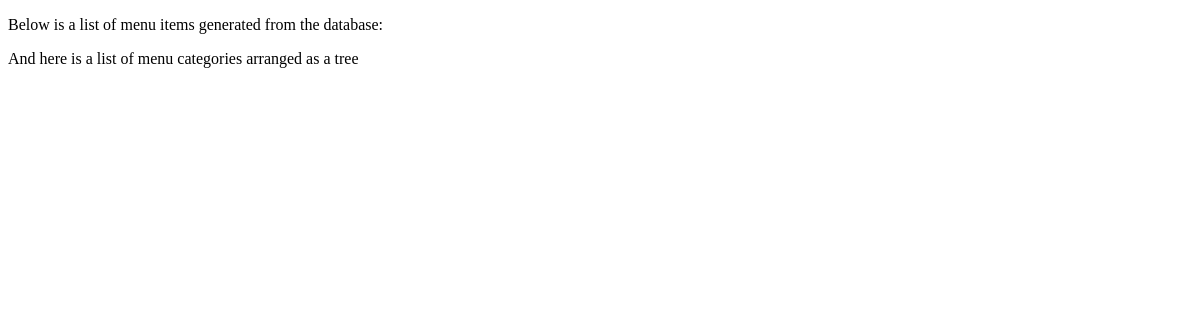
The app's page /, older data.
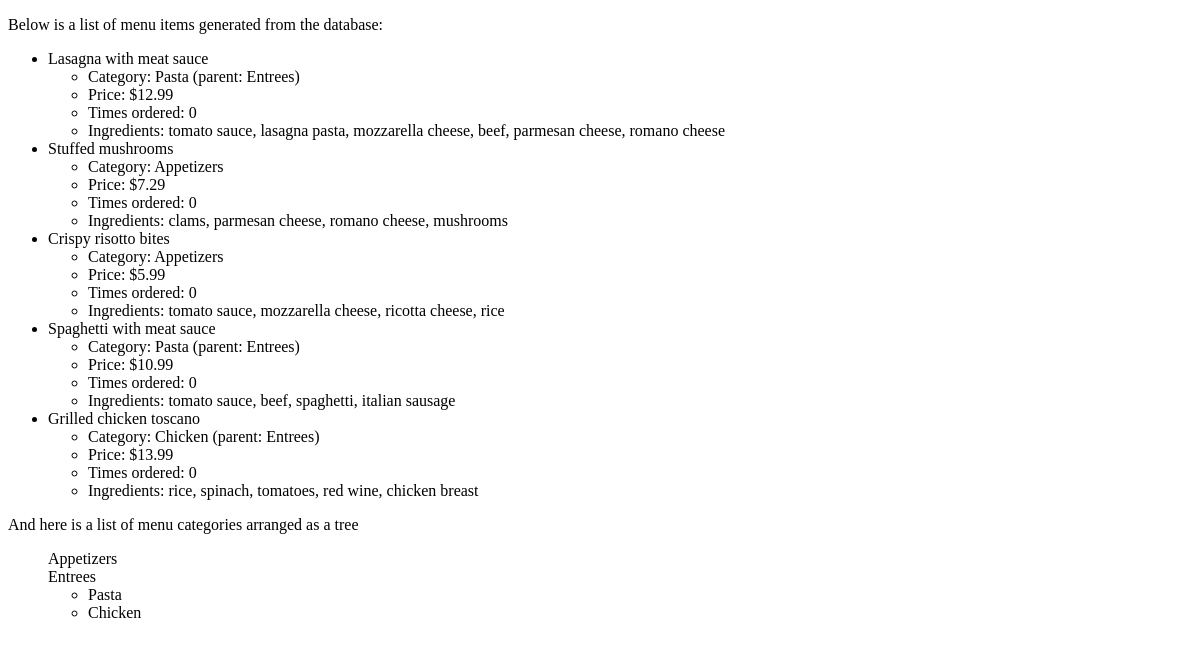
The same page, newer data.
### core/models.py (models this page shows, shortened)
class MenuItem(models.Model):
	name = models.CharField(max_length=200)
	times_ordered = models.IntegerField() # for measuring popularity
	price = models.DecimalField(decimal_places=2, max_digits=5)
	description = models.TextField()
	image = nutritional_info = models.URLField(blank=True)
	ingredients = models.ManyToManyField(Ingredient) # this will be used to remove items with ingredients that are out of stock from listing
	category = models.ForeignKey(Category)
	nutritional_info = models.URLField(blank=True)
	calories = models.IntegerField()
	fat_grams = models.IntegerField()
	sodium_mg = models.IntegerField()
	is_vegetarian = models.BooleanField(default=False)
	in_stock = models.BooleanField(default=True)
	ALLERGY_TYPES = (
		("NONE", 'None'),
		("PEANUT", 'Peanuts'),
		("GLUTEN", 'Gluten'),
	)
	allergens = models.CharField(max_length=10, choices=ALLERGY_TYPES, default=ALLERGY_TYPES[0][0])

class Category(models.Model):
	parent = models.ForeignKey('self', null=True, blank=True)
	name = models.CharField(max_length=100)
	class Meta:
		verbose_name_plural = "categories"
	def __str__(self):
		if self.parent:
			return "%s (parent: %s)" % (self.name, self.parent.name)
		return self.name

class Ingredient(models.Model):
	name = models.CharField(max_length=100)
	in_stock = models.BooleanField(default=True)
	def __str__(self):
		return self.name

### core/views.py (the view)
# urls.py: url(r'^$', 'core.views.index', name='index'),
def index(request):
	all_menu_items = MenuItem.objects.all()
	categories = Category.objects.all()
	context = {'all_menu_items': all_menu_items, 'categories': categories}
	return render(request, 'index.html', context)

### core/templates/index.html
{% extends "base.html" %}
{% block main %}
<p>Below is a list of menu items generated from the database:</p>
<ul>
{% for item in all_menu_items %}
	<li>{{ item.name }}
		<ul>
			<li>Category: {{ item.category }}</li>
			<li>Price: ${{ item.price }}</li>
			<li>Times ordered: {{ item.times_ordered }}</li>
			<li>Ingredients: {% for ingredient in item.ingredients.all %}{{ ingredient|lower }}{% if not forloop.last %},{% endif %} {% endfor %}</li>
		</ul>
	</li>
{% endfor %}
</ul>
<p>And here is a list of menu categories arranged as a tree</p>
<ul>
{% for category in categories %}
	{% if category.parent == None %}
		{{ category.name }}
		<ul>
		{% for subcategory in categories %}
			{% if subcategory.parent == category %}
				<li>{{ subcategory.name }}</li>
			{% endif %}
		{% endfor %}
		</ul>
	{% endif %}
{% endfor %}
</ul>
{% endblock %}

Row changes from the older to the newer data that the page shows:
added MenuItem: name "Lasagna with meat sauce", category "Pasta (parent: Entrees)", price "12.99", times_ordered "0"
now on this page (row edited): Ingredient: name "tomato sauce"
added Ingredient: name "lasagna pasta", shown under "Lasagna with meat sauce"
added Ingredient: name "mozzarella cheese"
added Ingredient: name "beef"
added Ingredient: name "parmesan cheese"
added Ingredient: name "romano cheese"
added MenuItem: name "Stuffed mushrooms", category "Appetizers", price "7.29", times_ordered "0"
added Ingredient: name "clams", shown under "Stuffed mushrooms"
added Ingredient: name "mushrooms", shown under "Stuffed mushrooms"
added MenuItem: name "Crispy risotto bites", category "Appetizers", price "5.99", times_ordered "0"
added Ingredient: name "ricotta cheese", shown under "Crispy risotto bites"
added Ingredient: name "rice"
added MenuItem: name "Spaghetti with meat sauce", category "Pasta (parent: Entrees)", price "10.99", times_ordered "0"
added Ingredient: name "spaghetti", shown under "Spaghetti with meat sauce"
added Ingredient: name "italian sausage", shown under "Spaghetti with meat sauce"
added MenuItem: name "Grilled chicken toscano", category "Chicken (parent: Entrees)", price "13.99", times_ordered "0"
added Ingredient: name "spinach", shown under "Grilled chicken toscano"
added Ingredient: name "tomatoes", shown under "Grilled chicken toscano"
added Ingredient: name "red wine", shown under "Grilled chicken toscano"
added Ingredient: name "chicken breast", shown under "Grilled chicken toscano"
added Category: name "Appetizers"
added Category: name "Entrees"
added Category: name "Pasta", shown under "Entrees"
added Category: name "Chicken", shown under "Entrees"
